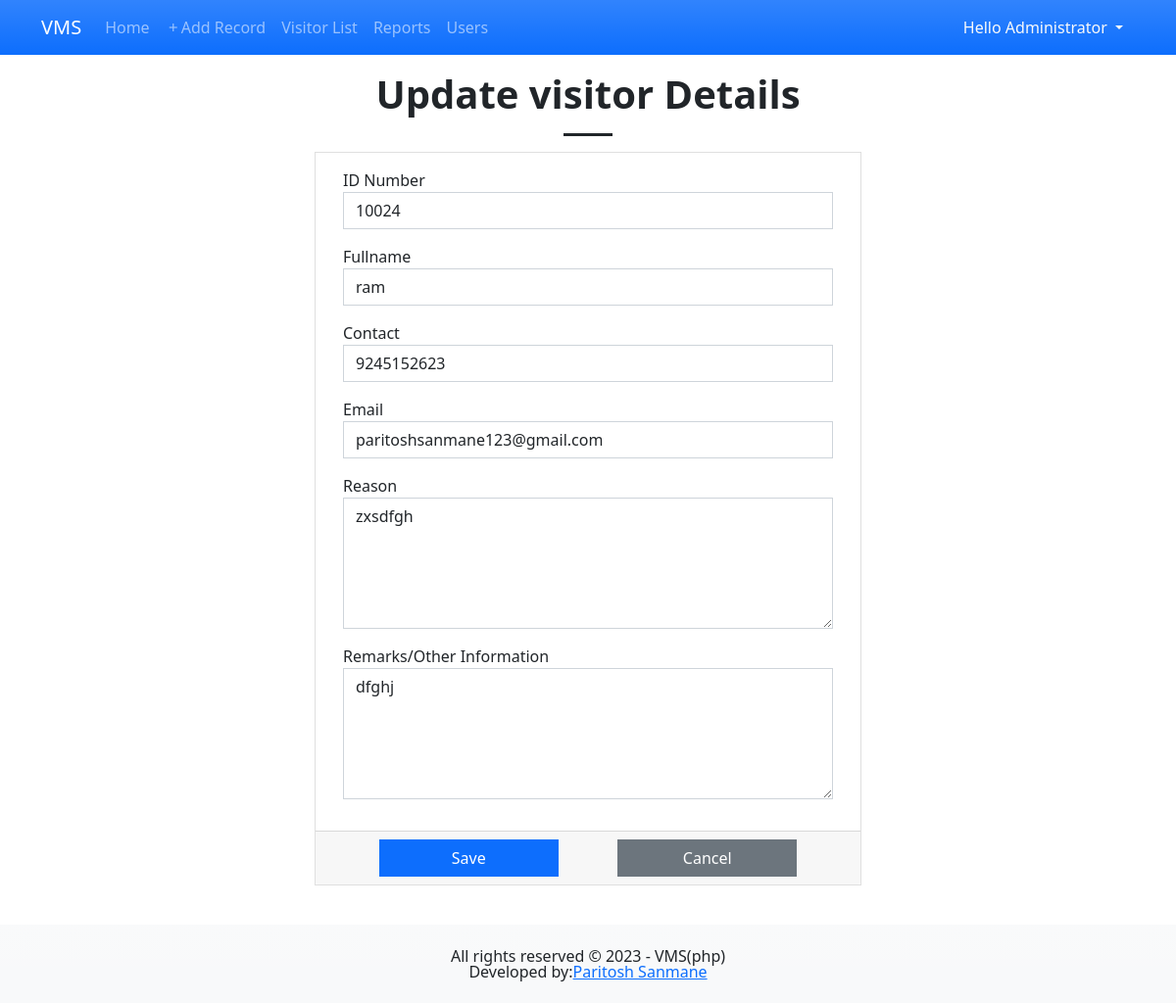
The page /?page=manage_visitor&id=5 (signed in) on the database its author committed.
### tables this page shows
CREATE TABLE `visitor_list` (
            `visitor_id` INTEGER NOT NULL PRIMARY KEY AUTOINCREMENT,
            `user_id` INTEGER NOT NULL,
            `id_number` TEXT NOT NULL,
            `fullname` TEXT NOT NULL,
            `contact` TEXT NOT NULL,
            `email` TEXT NULL,
            `reason` TEXT NULL,
            `remarks` TEXT NULL,
            `status` TINYINT(2) NOT NULL Default 0,
            `date_created` TIMESTAMP DEFAULT CURRENT_TIMESTAMP,
            `date_out` TIMESTAMP NULL DEFAULT NULL,
            FOREIGN KEY(`user_id`) REFERENCES `user_list`(`user_id`)
        );

### manage_visitor.php (the view, shortened to what this page needs)
<?php
if(isset($_GET['id']) && $_GET['id'] > 0){
    $sql = "SELECT * FROM `visitor_list` where `visitor_id` = '{$_GET['id']}' ";
    $query = $conn->query($sql);
    $data = $query->fetchArray();
}
?>
<h1 class="text-center fw-bolder"><?= isset($data['visitor_id']) ? "Update visitor Details" : "Add New visitor" ?></h1>
<hr class="mx-auto opacity-100" style="width:50px;height:3px">
<div class="col-lg-6 col-md-8 col-sm-12 col-12 mx-auto">
    <div class="card rounded-0">
        <div class="card-body">
            <div class="container-fluid">
                <form action="" id="visitor-form">
                    <div class="mb-3">
                        <label for="id_number" class="text-body-tertiary">ID Number</label>
                        <input type="text" class="form-control rounded-0" id="id_number" name="id_number" required="required" autofocus value="<?= $data['id_number'] ?? "" ?>">
                    </div>
                    <div class="mb-3">
                        <label for="fullname" class="text-body-tertiary">Fullname</label>
                        <input type="text" class="form-control rounded-0" id="fullname" name="fullname" required="required"  value="<?= $data['fullname'] ?? "" ?>">
                    </div>
                    <div class="mb-3">
                        <label for="contact" class="text-body-tertiary">Contact</label>
                        <input type="text" class="form-control rounded-0" id="contact" name="contact" required="required"  value="<?= $data['contact'] ?? "" ?>">
                    </div>
                    <div class="mb-3">
                        <label for="email" class="text-body-tertiary">Email</label>
                        <input type="email" class="form-control rounded-0" id="email" name="email" value="<?= $data['email'] ?? "" ?>">
                    </div>
                    <div class="mb-3">
                        <label for="reason" class="text-body-tertiary">Reason</label>
                        <textarea rows="5" class="form-control rounded-0" id="reason" name="reason" required="required" ><?= $data['reason'] ?? "" ?></textarea>
                    </div>
                    <div class="mb-3">
                        <label for="remarks" class="text-body-tertiary">Remarks/Other Information</label>
                        <textarea rows="5" class="form-control rounded-0" id="remarks" name="remarks" ><?= $data['remarks'] ?? "" ?></textarea>
                    </div>
                </form>
            </div>
        </div>
        <div class="card-footer">
            <div class="row justify-content-evenly">
                <button class="btn col-lg-4 col-md-5 col-sm-12 col-12 btn-primary rounded-0" form="visitor-form">Save</button>
                <a class="btn col-lg-4 col-md-5 col-sm-12 col-12 btn-secondary rounded-0" href='./?page=visitor'>Cancel</a>
            </div>
        </div>
    </div>
</div>

### css/custom.css (style rules this page uses)
html, body { margin: unset; height: 100%; width: 100%; overflow-x: hidden; }
body { padding-bottom:5em; }

### rows shown on the page
visitor_list: id_number "10024", fullname "ram", contact "9245152623", email "paritoshsanmane123@gmail.com", reason "zxsdfgh", remarks "dfghj"

### other values the page prints
$_SESSION['fullname'] "Administrator"
